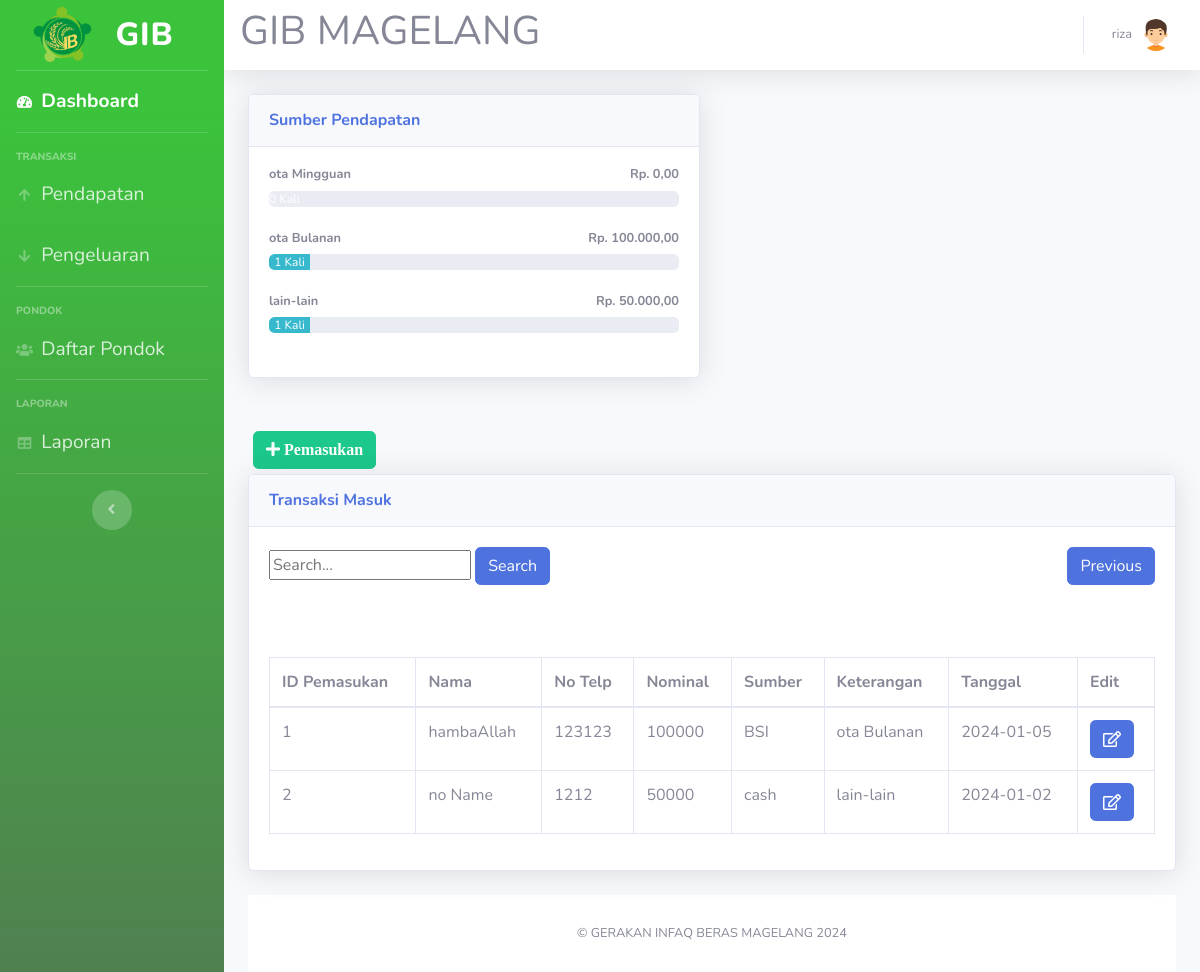
Page /pendapatan.php (signed in) on the committed database.
### tables this page shows
CREATE TABLE `keterangan` (
  `id_keterangan` int(11) NOT NULL AUTO_INCREMENT,
  `jenis` varchar(100) NOT NULL,
  PRIMARY KEY (`id_keterangan`)
);

CREATE TABLE `pemasukan` (
  `id_pemasukan` int(11) NOT NULL AUTO_INCREMENT,
  `nama` varchar(100) NOT NULL,
  `no_telp` int(13) NOT NULL,
  `nominal` int(20) NOT NULL,
  `sumber` varchar(20) NOT NULL,
  `id_keterangan` int(11) NOT NULL,
  `tanggal` date NOT NULL,
  PRIMARY KEY (`id_pemasukan`),
  KEY `id_keterangan` (`id_keterangan`)
);

### pendapatan.php (the view, shortened to what this page needs)
<!DOCTYPE html>
<html lang="en">
<head>
  <link href="vendor/fontawesome-free/css/all.min.css" rel="stylesheet" type="text/css">
  <link href="css/sb-admin-2.min.css" rel="stylesheet">
</head>
<body id="page-top">
<?php
require 'koneksi.php';
require 'sidebar.php'; ?>
      <div id="content">
<?php require 'navbar.php'; ?>
  </div>
        <div class="container-fluid">
          <div class="row">
            <div class="col-lg-6 mb-4">
              <div class="card shadow mb-4">
    <div class="card-header py-3">
        <h6 class="m-0 font-weight-bold text-primary">Sumber Pendapatan</h6>
    </div>
    <div class="card-body">
        <?php
        $query_sumber = mysqli_query($koneksi, "SELECT * FROM keterangan");
        while ($row_sumber = mysqli_fetch_assoc($query_sumber)) {
            $id_keterangan = $row_sumber['id_keterangan'];
            $nama_sumber = $row_sumber['jenis'];
            $query_jumlah = mysqli_query($koneksi, "SELECT SUM(nominal) AS total_jumlah FROM pemasukan WHERE id_keterangan = '$id_keterangan'");
            if ($query_jumlah) {
                $total_jumlah_row = mysqli_fetch_assoc($query_jumlah);
                $total_jumlah = isset($total_jumlah_row['total_jumlah']) ? $total_jumlah_row['total_jumlah'] : 0;
            } else {
                $total_jumlah = 0;
            }
            $query_count = mysqli_query($koneksi, "SELECT COUNT(*) AS total_transaksi FROM pemasukan WHERE id_keterangan = '$id_keterangan'");
            if ($query_count) {
                $total_transaksi_row = mysqli_fetch_assoc($query_count);
                $total_transaksi = isset($total_transaksi_row['total_transaksi']) ? $total_transaksi_row['total_transaksi'] : 0;
            } else {
                $total_transaksi = 0;
            }
            $progress_width = $total_transaksi * 10;
            echo '
                <h4 class="small font-weight-bold">'.$nama_sumber.'<span class="float-right">Rp. '.number_format($total_jumlah, 2, ',', '.').'</span></h4>
                <div class="progress mb-4">
                    <div class="progress-bar bg-info" role="progressbar" style="width:'.$progress_width.'%" aria-valuenow="'.$progress_width.'" aria-valuemin="0" aria-valuemax="100">'.$total_transaksi.' Kali</div>
                </div>';
        }
        ?>
    </div>
</div>
        </div>
        <div class="col-lg-6">
              </div>
          </div>
                   <div class="row">
  <div class="col">
             <button type="button" class="btn btn-success" style="margin:5px" data-toggle="modal" data-target="#myModalTambah"><i class="fa fa-plus"> Pemasukan</i></button><br>
          <div class="card shadow mb-4">
            <div class="card-header py-3">
              <h6 class="m-0 font-weight-bold text-primary">Transaksi Masuk</h6>
            </div>
            <div class="card-body">
                <div class="d-flex justify-content-between mb-3">
                    <div class="search-container">
                        <input type="text" id="myInput" placeholder="Search...">
                        <button type="button" class="btn btn-primary">Search</button>
                    </div>
                    <div>
                        <button type="button" class="btn btn-primary">Previous</button>
                    </div>
                </div>
                <div class="table-responsive">
                </div>
            </div>
            <div class="card-body">
              <div class="table-responsive">
               <table class="table table-bordered" id="dataTable" width="100%" cellspacing="0">
                  <thead>
                    <tr>
                      <th>ID Pemasukan</th>
                      <th>Nama</th>
                      <th>No Telp</th>
                      <th>Nominal</th>
                      <th>Sumber</th>
                      <th>Keterangan</th>
                      <th>Tanggal</th>
                      <th>Edit</th>
                    </tr>
                  </thead>
                  <tbody>
          <?php
$query = mysqli_query($koneksi,"SELECT * FROM pemasukan");
while ($data = mysqli_fetch_assoc($query))
{
?>
                    <tr>
                      <td><?=$data['id_pemasukan']?></td>
                      <td><?=$data['nama']?></td>
                      <td><?=$data['no_telp']?></td>
                      <td><?=$data['nominal']?></td>
                      <td><?=$data['sumber']?></td>
                      <td>
                      <?php
                      $id_keterangan = $data['id_keterangan'];
                      $query_sumber = mysqli_query($koneksi, "SELECT jenis FROM keterangan WHERE id_keterangan = '$id_keterangan'");
                      $sumber_nama = mysqli_fetch_assoc($query_sumber)['jenis'];
                      echo $sumber_nama;
                      ?>
                      </td>
                      <td><?= date('Y-m-d', strtotime($data['tanggal'])) ?></td>
                      <td>
<a href="#" type="button" class=" fa fa-edit btn btn-primary btn-md" data-toggle="modal" data-target="#myModal<?php echo $data['id_pemasukan']; ?>"></a>
</td>
</tr>
<?php
}
?>
                  </tbody>
                </table>
              </div>
            </div>
          </div>
      </div>
      </div>
<?php require 'footer.php'?>
    </div>
  </div>
</body>
</html>

### rows in the picture
keterangan: jenis "ota Mingguan", total_jumlah "0,00"
keterangan: jenis "ota Bulanan", total_jumlah "100.000,00", $progress_width 10 (drawn), total_transaksi "1"
keterangan: jenis "lain-lain", total_jumlah "50.000,00", $progress_width 10 (drawn), total_transaksi "1"
pemasukan: id_pemasukan "1", nama "hambaAllah", no_telp "123123", nominal "100000", sumber "BSI", id_keterangan.jenis "ota Bulanan", tanggal "2024-01-05"
pemasukan: id_pemasukan "2", nama "no Name", no_telp "1212", nominal "50000", sumber "cash", id_keterangan.jenis "lain-lain", tanggal "2024-01-02"

### other values in the picture
$_SESSION['nama'] "riza"
